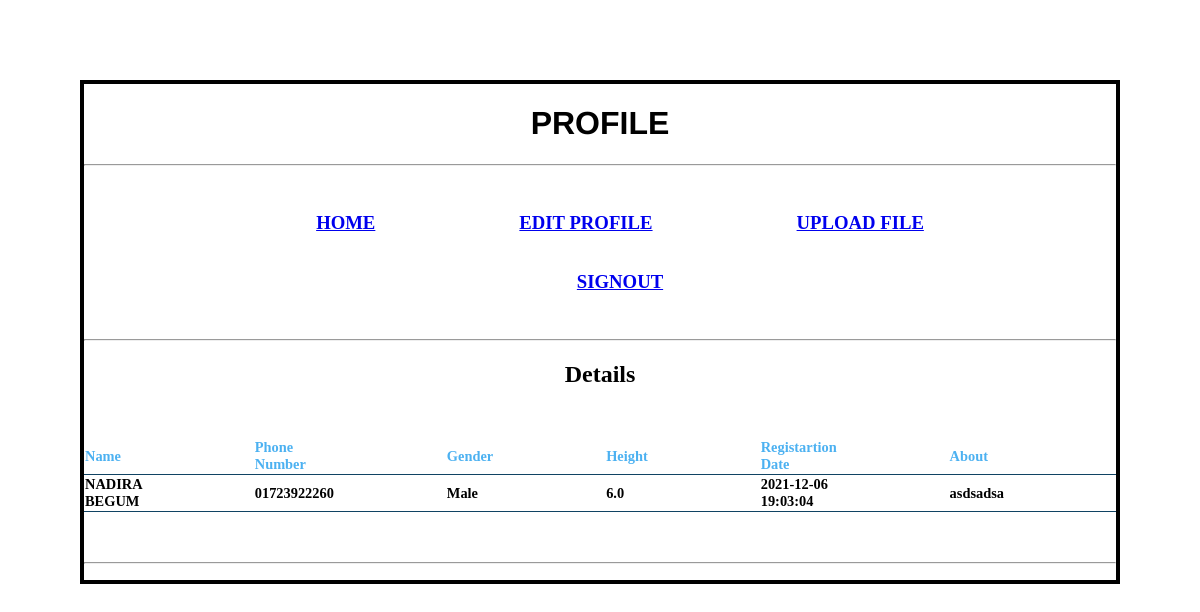
The page /patientprofile.php (signed in) on the database its author committed.
### tables this page shows
CREATE TABLE `patient` (
  `Id` int(11) NOT NULL,
  `Email` varchar(30) NOT NULL,
  `Name` varchar(30) NOT NULL,
  `password` varchar(30) NOT NULL,
  `Gender` varchar(6) NOT NULL,
  `Age` smallint(6) NOT NULL,
  `Weight` smallint(6) NOT NULL,
  `Height` decimal(2,1) NOT NULL,
  `Address` varchar(40) DEFAULT NULL,
  `Phone` char(13) NOT NULL,
  `Picture` blob DEFAULT NULL,
  `Registration Date` datetime NOT NULL DEFAULT current_timestamp(),
  `Bio` text DEFAULT NULL
);

### patientprofile.php (the view, shortened to what this page needs)
<!DOCTYPE html>
<html>
<head>
    <link href="table.css" rel="stylesheet">
</head>
<body>
  <div class="background">
  <div class="pro"> <h1 style="text-align: center; font-family: Arial;"> PROFILE</h1>
      <hr>
 </div>
    <table style="width:100%; text-align: center">
        <tr>
            <td>
              <div class="navbar">
<ul>
            <li>  <h3><a href=patientdashbord.php>home</a></h3></li>
                <li><h3><a href=peditprofile.php>Edit profile</a></h3></li>
                <li><h3><a href=fileup.php>Upload File</a></h3></li>
                                <li><h3><a href=signin.php>Signout</a></h3></li>
</ul>
                  </div>
    </table>
    <hr>
    <table class="content-table">
        <tr>
  <center> <h2>Details</h2></center>
    <tr>
            <th>Name</th>
            <th style="width: 15.3%; vertical-align: top;">
            <th>Phone Number</th>
            <th style="width: 15.3%; vertical-align: top;">
  <th>Gender</th>
  <th style="width: 15.3%; vertical-align: top;">
        <th>Height</th>
        <th style="width: 15.3%; vertical-align: top;">
        <th>Registartion Date</th>
        <th style="width: 15.3%; vertical-align: top;">
          <th>About</th>
          <th style="width: 15.3%; vertical-align: top;">
            </th>
        </tr>
        <?php
        $pemail=$_SESSION['email'];
        include('./connect.php');
        $view_movie="select * from patient where Email= '$pemail'";
        $run=mysqli_query($conn,$view_movie);
        while($row=mysqli_fetch_array($run)) {
            $Name = $row[2];
            $PhoneNumber = $row[9];
            $gender = $row[4];
            $height = $row[7];
            $registration = $row[11];
            $bio = $row[12];
            ?>
            <tbody>
            <tr>
              <td><?php echo $Name  ?></td>
              <th style="width: 15.3%; vertical-align: top;">
              <td><?php echo $PhoneNumber ?></td>
              <th style="width: 15.3%; vertical-align: top;">
              <td><?php echo  $gender ?></td>
              <th style="width: 15.3%; vertical-align: top;">
              <td><?php echo   $height  ?></td>
              <th style="width: 15.3%; vertical-align: top;">
              <td><?php echo  $registration ?></td>
              <th style="width: 15.3%; vertical-align: top;">
              <td><?php echo   $bio  ?></td>
              <th style="width: 15.3%; vertical-align: top;">
              <?php
            }
           ?>
    </table>
    <hr>
      </div>
</body>
</html>

### table.css (style rules this page uses)
.content-table { border-collapse: collapse; margin: 50px 0; font-size: 0.9em; min-width: 400px; overflow: hidden; border-left: 25px 0; border-radius: 5px 5px 0 0; }
.content-table th { background-color: #fff; color: #4CB1F1; font-weight:bold; text-align: left; }
.content-table tr { border-bottom: 1px solid #104363; font-weight:bold; }
.background { border: 4px solid black; }
.navbar { text-decoration: underline; display: inline-block; list-style: none; margin: 0 20px; justify-content: space-between; color: #fff; }
.navbar ul li { display: inline-block; margin: 0 70px; text-decoration: underline; text-decoration-color: #fff; text-transform: uppercase; cursor:pointer; }
body { padding:80px; margin: auto; background-blend-mode: darken; }
.pro { text-decoration-color: #fff; text-transform:capitalize; text-rendering: geometricPrecision; }

### rows shown on the page
patient: Name "NADIRA BEGUM", Phone "01723922260", Gender "Male", Height "6.0", Registration Date "2021-12-06 19:03:04", Bio "asdsadsa"
